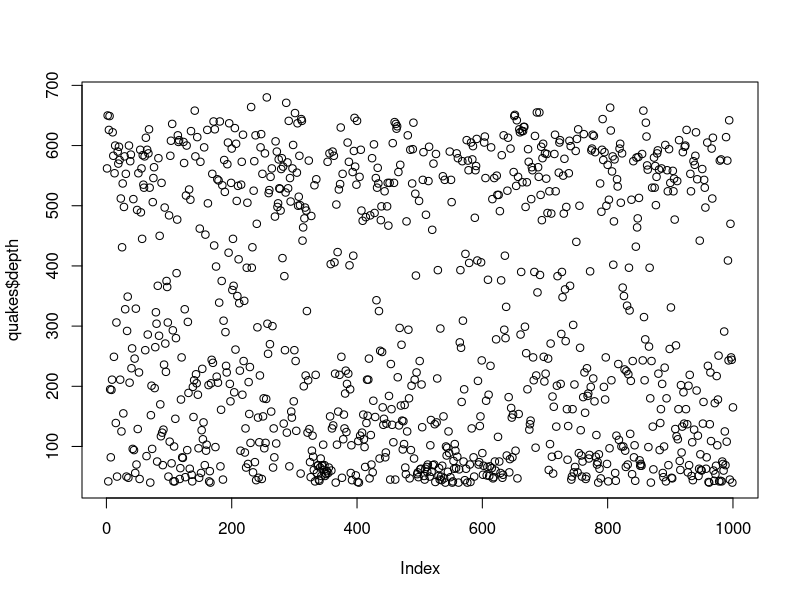
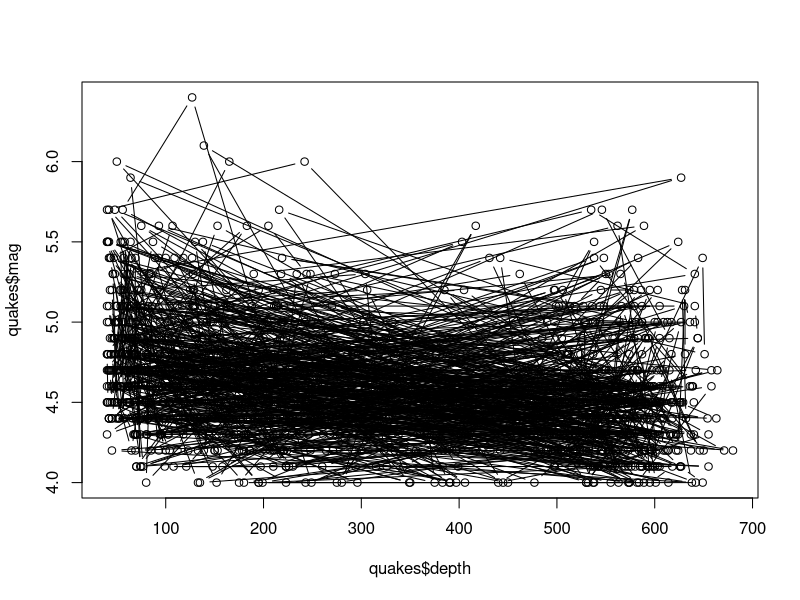
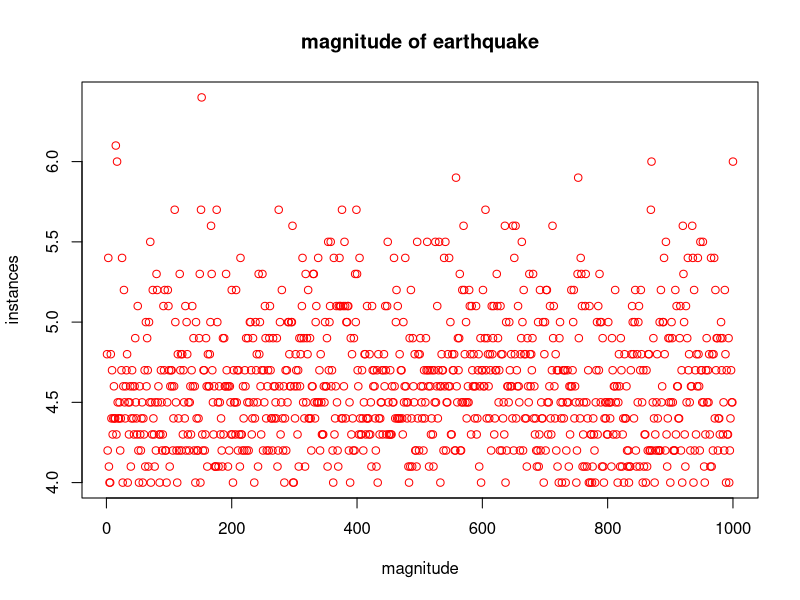
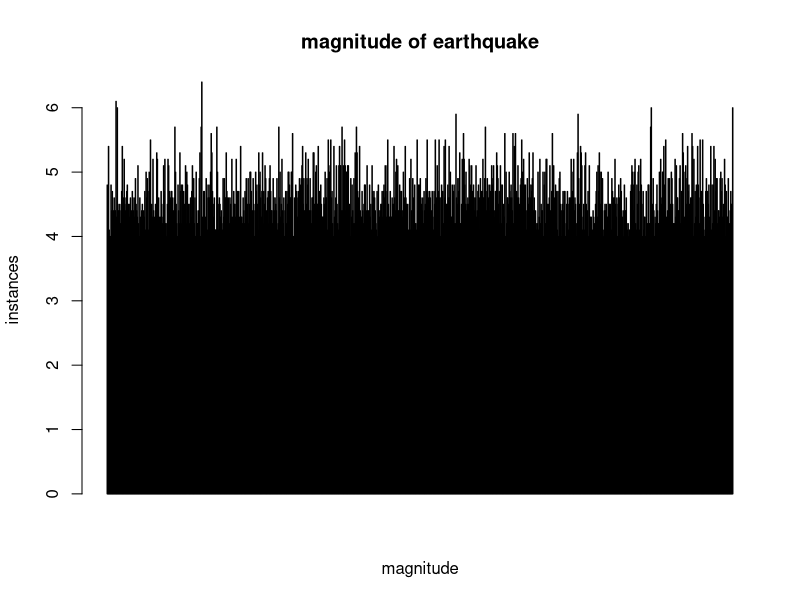
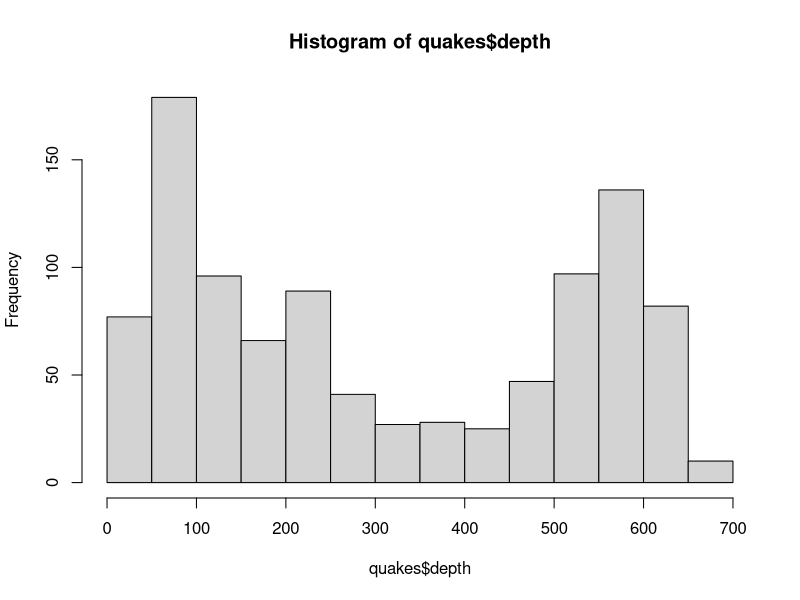
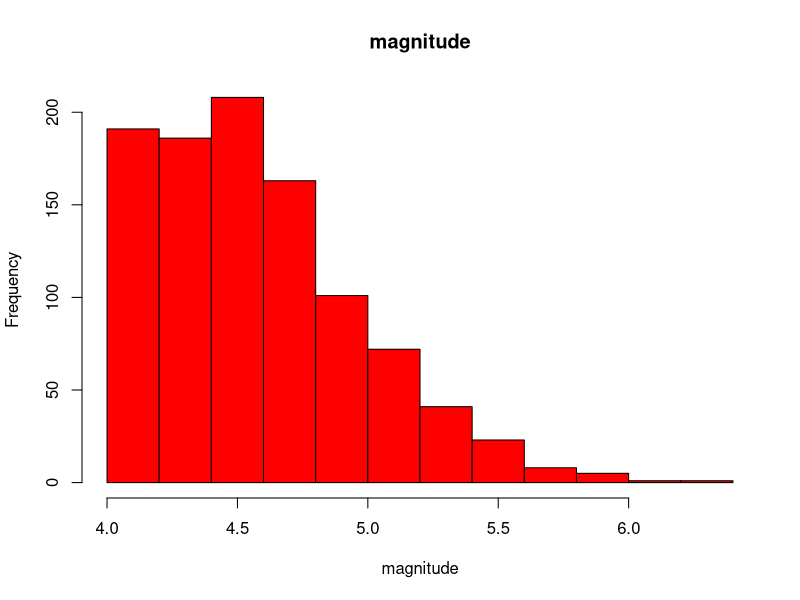
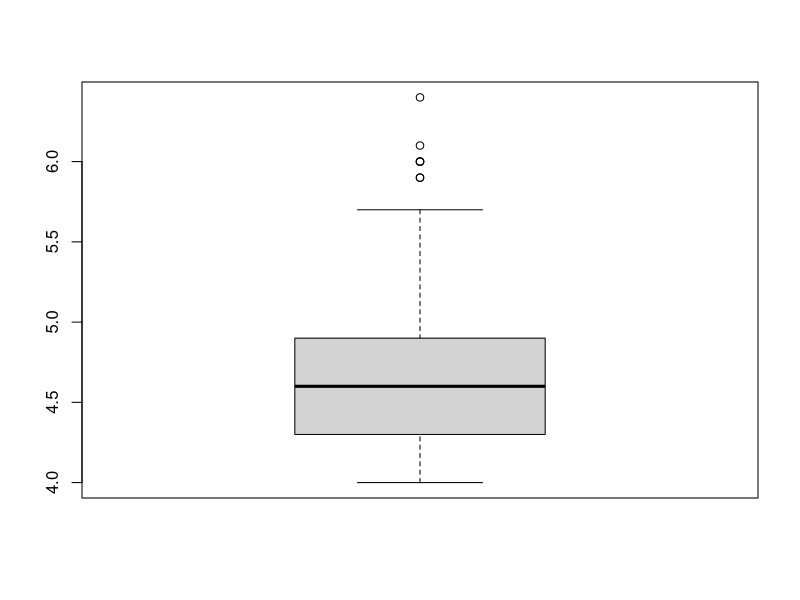
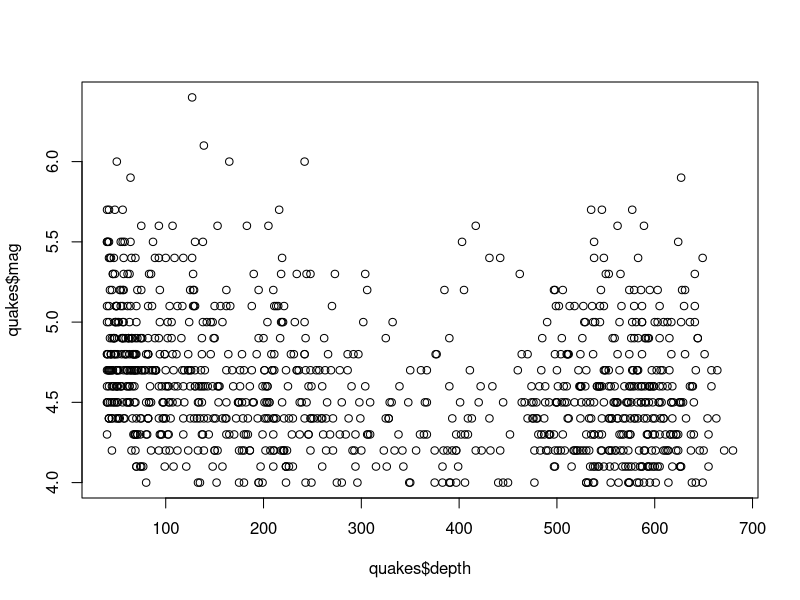

These charts were generated, in order, by the following R code: (Note: this script raises an error after producing the figures.)
e_quakes<- datasets::quakes
head(quakes,10)
tail(quakes,10)
quakes[,c(1,2)]
quakes$mag
df<-quakes[,-5]
summary(quakes[,c(1,2,3)])
quakes$stations
plot(quakes$depth)
plot(quakes$depth,quakes$mag,type="b")
plot(quakes$mag,main='magnitude of earthquake',xlab='magnitude',ylab='instances',col='red')
barplot(quakes$mag,main='magnitude of earthquake',xlab='magnitude',ylab='instances',col='blue')
hist(quakes$depth)
hist(quakes$mag,main='magnitude',xlab='magnitude',col='red')
boxplot(quakes$mag)
boxplot.stats(quakes$mag)$out
plot(quakes$depth,quakes$mag)
plot(quakes)
boxplot(quakes[,1:4],main='multiple')
skewness(quakes$depth)
kurtosis(quakes$depth)
